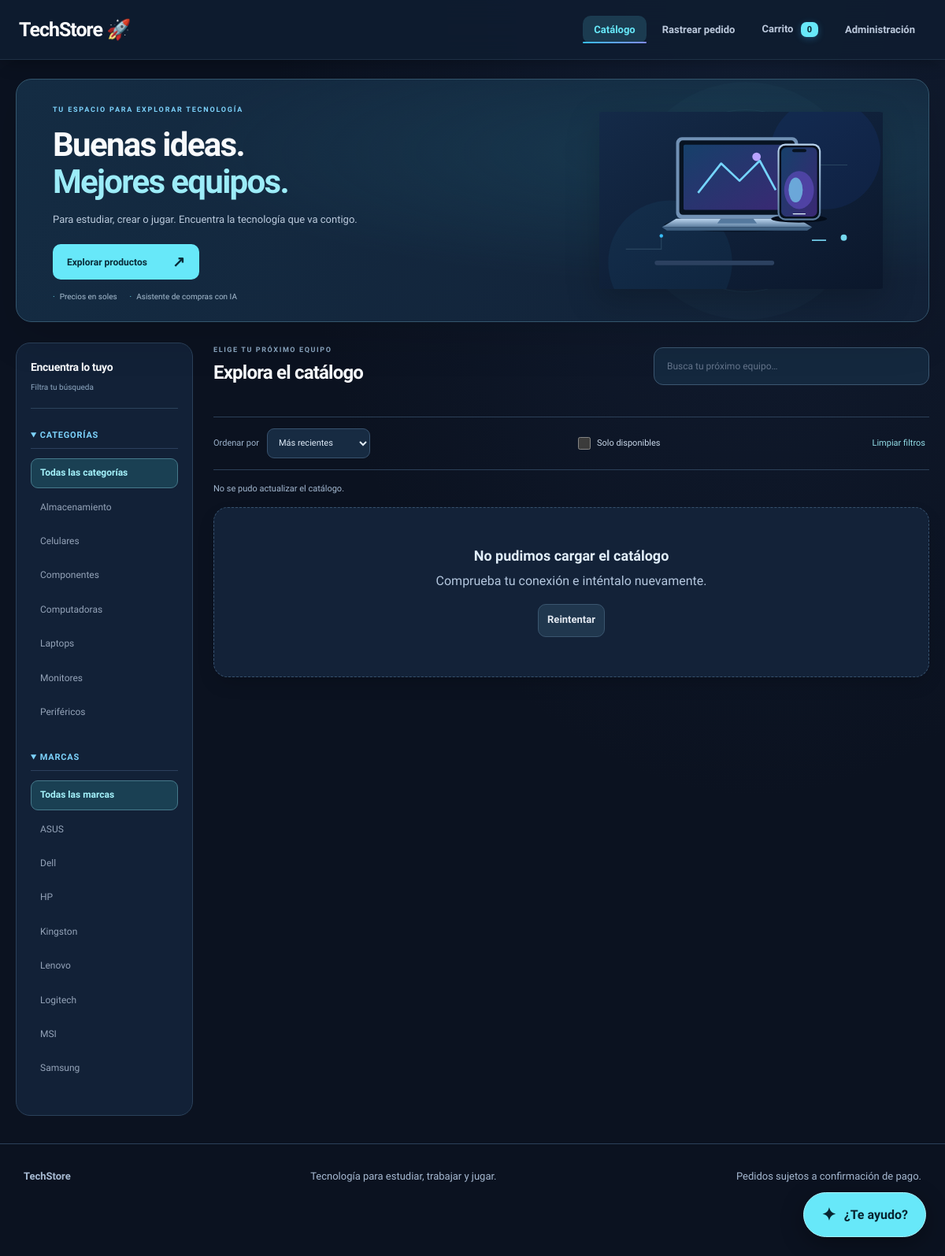
Page /tienda.php on the committed database.
### tables this page shows
CREATE TABLE categorias (
    id_categoria INT AUTO_INCREMENT PRIMARY KEY,
    nombre VARCHAR(100) UNIQUE NOT NULL,
    descripcion TEXT NULL,
    estado TINYINT NOT NULL DEFAULT 1,
    fecha_registro TIMESTAMP DEFAULT CURRENT_TIMESTAMP
);

CREATE TABLE marcas (
    id_marca INT AUTO_INCREMENT PRIMARY KEY,
    nombre VARCHAR(100) UNIQUE NOT NULL,
    descripcion TEXT NULL,
    estado TINYINT NOT NULL DEFAULT 1,
    fecha_registro TIMESTAMP DEFAULT CURRENT_TIMESTAMP
);

### config/app.php (called while the page is built, shortened)
<?php
function e($valor): string { return htmlspecialchars((string)($valor ?? ''), ENT_QUOTES, 'UTF-8'); }
function ruta(string $archivo): string {
    $script = str_replace('\\','/',$_SERVER['SCRIPT_NAME'] ?? '/tienda_tecnologica/index.php');
    $base = str_contains($script,'/admin/') ? explode('/admin/',$script)[0] : dirname($script);
    return rtrim($base,'/.') . '/' . ltrim($archivo,'/');
}

### tienda.php (the view, shortened to what this page needs)
<?php
require_once 'config/conexion.php';
try {
    $categorias =$conexion->query("SELECT * FROM categorias WHERE estado = 1 ORDER BY nombre ASC")->fetchAll();
    $marcas =$conexion->query("SELECT * FROM marcas WHERE estado = 1 ORDER BY nombre ASC")->fetchAll();
} catch (Exception $e) {
    $categorias = [];$marcas = [];
}
?>
<!DOCTYPE html>
<html lang="es">
<head>
    <link rel="stylesheet" href="css/tienda.css">
<link rel="stylesheet" href="css/mejoras.css">
<link rel="stylesheet" href="css/experiencia.css?v=20261014"><script src="js/experiencia.js?v=20261014" defer></script>
<link rel="stylesheet" href="css/catalogo-nuevo.css?v=1"><script src="js/catalogo.js?v=1" defer></script>
</head>
<body class="catalog-page">
    <?php render_store_header('tienda.php'); ?>
    <section class="catalog-intro">
        <div><span class="eyebrow">TU ESPACIO PARA EXPLORAR TECNOLOGÍA</span><h1>Buenas ideas.<br><span>Mejores equipos.</span></h1><p>Para estudiar, crear o jugar. Encuentra la tecnología que va contigo.</p><a class="catalog-hero-link" href="#catalogo">Explorar productos <span aria-hidden="true">↗</span></a><div class="catalog-hero-tags"><span>Precios en soles</span><span>Asistente de compras con IA</span></div></div>
        <img class="intro-illustration" src="uploads/ilustraciones/hero.svg" alt="Laptop y smartphone de TechStore">
    </section>
    <div class="store-container">
        <aside class="store-sidebar">
            <div class="filters-heading"><h2>Encuentra lo tuyo</h2><span>Filtra tu búsqueda</span></div>
            <details class="filter-group filter-disclosure" open>
                <summary>Categorías</summary>
                <ul class="filter-list" id="lista-categorias">
                    <li><a href="#" data-cat="0" class="filtro-cat active">Todas las categorías</a></li>
                    <?php foreach ($categorias as$cat): ?>
                        <li>
                            <a href="#" data-cat="<?php echo $cat['id_categoria']; ?>" class="filtro-cat">
                                <?php echo htmlspecialchars($cat['nombre']); ?>
                            </a>
                        </li>
                    <?php endforeach; ?>
                </ul>
            </details>
            <details class="filter-group filter-disclosure" open>
                <summary>Marcas</summary>
                <ul class="filter-list" id="lista-marcas">
                    <li><a href="#" data-marca="0" class="filtro-marca active">Todas las marcas</a></li>
                    <?php foreach ($marcas as$marca): ?>
                        <li>
                            <a href="#" data-marca="<?php echo $marca['id_marca']; ?>" class="filtro-marca">
                                <?php echo htmlspecialchars($marca['nombre']); ?>
                            </a>
                        </li>
                    <?php endforeach; ?>
                </ul>
            </details>
        </aside>
        <main class="store-catalog" id="catalogo">
            <div class="catalog-header">
                <div><span class="catalog-kicker">ELIGE TU PRÓXIMO EQUIPO</span><h2>Explora el catálogo</h2></div>
                <div class="search-box">
                    <label class="sr-only" for="input-busqueda">Buscar productos</label><input type="search" id="input-busqueda" placeholder="Busca tu próximo equipo…">
                </div>
            </div>
            <div class="catalog-controls"><div class="catalog-order"><label for="orden-catalogo">Ordenar por</label><select id="orden-catalogo"><option value="recientes">Más recientes</option><option value="precio_asc">Menor precio</option><option value="precio_desc">Mayor precio</option><option value="nombre">Nombre A–Z</option></select></div><label class="catalog-availability"><input type="checkbox" id="solo-disponibles"> Solo disponibles</label><button type="button" id="limpiar-filtros">Limpiar filtros</button></div>
            <p class="catalog-result-count" id="resumen-catalogo" role="status">Preparando tu catálogo…</p>
            <div class="products-grid" id="contenedor-productos" aria-live="polite" aria-busy="true">
            </div>
        </main>
    </div>
<footer class="store-footer"><strong>TechStore</strong><span>Tecnología para estudiar, trabajar y jugar.</span><span>Pedidos sujetos a confirmación de pago.</span></footer>
</body>
</html>

### includes/interfaz.php (shortened to what this page needs)
<?php
require_once __DIR__.'/chat_cliente.php';
function render_store_header(string $activo = ''): void {
    $cantidad = array_sum(array_column($_SESSION['carrito'] ?? [], 'cantidad'));
    echo '<header class="store-header"><a class="store-logo" href="'.e(ruta('tienda.php')).'">TechStore <span aria-hidden="true">🚀</span></a><nav class="store-nav" aria-label="Navegación principal">';
    foreach(['tienda.php'=>'Catálogo','rastrear.php'=>'Rastrear pedido','carrito.php'=>'Carrito'] as $archivo=>$nombre) {
        echo '<a href="'.e(ruta($archivo)).'"'.($archivo===$activo?' class="active" aria-current="page"':'').'>'.$nombre;
        if($archivo==='carrito.php') echo ' <span class="cart-badge">'.$cantidad.'</span>';
        echo '</a>';
    }
    echo '<a href="'.e(ruta('index.php')).'">Administración</a></nav></header>';
    render_chat_cliente();
}

### includes/chat_cliente.php (shortened to what this page needs)
<?php
require_once __DIR__.'/../config/app.php';
function render_chat_cliente(): void {
    echo '<link rel="stylesheet" href="'.e(ruta('css/chat-cliente.css?v=1')).'"><script src="'.e(ruta('js/chat-cliente.js?v=1')).'" defer></script>';
    echo '<button class="customer-chat-launch" id="abrir-chat-cliente" type="button" aria-expanded="false" aria-controls="chat-cliente"><span aria-hidden="true">✦</span> ¿Te ayudo?</button><section class="customer-chat" id="chat-cliente" role="dialog" aria-modal="false" aria-labelledby="titulo-chat-cliente" hidden><header><div><span class="customer-chat-eyebrow">TECHSTORE · ASISTENTE DE COMPRAS</span><h2 id="titulo-chat-cliente">Encuentra tu próximo equipo</h2></div><button id="cerrar-chat-cliente" type="button" aria-label="Cerrar chat">×</button></header><div class="customer-chat-log" id="mensajes-cliente" role="log" aria-live="polite" aria-relevant="additions"><article class="customer-answer">¡Hola! Cuéntame qué buscas y cuánto quieres invertir. Te ayudo a explorar productos de nuestra tienda.</article></div><div class="customer-chat-quick"><button type="button" data-consulta="Busco una laptop">Laptops</button><button type="button" data-consulta="Busco celulares Samsung">Celulares</button><button type="button" data-consulta="¿Cómo comprar?">Cómo comprar</button></div><form id="form-chat-cliente" action="'.e(ruta('chat_cliente.php')).'" method="POST">'.csrf_campo().'<label for="pregunta-cliente">Tu consulta</label><div class="customer-composer"><textarea id="pregunta-cliente" name="pregunta" maxlength="500" rows="2" placeholder="Una laptop hasta S/ 3000…" required></textarea><button type="submit" aria-label="Enviar consulta">↗</button></div><p id="estado-chat-cliente" role="status"></p><small>La IA puede equivocarse. Confirma los detalles en la ficha. No compartas datos personales. Las consultas a la IA se envían a Google.</small></form></section>';
}

### css/tienda.css (style rules this page uses)
* { margin: 0; padding: 0; box-sizing: border-box; font-family: 'Plus Jakarta Sans', sans-serif; }
body { background-color: #0F172A; color: #F8FAFC; min-height: 100vh; }
.store-header { background-color: #1E293B; color: #ffffff; padding: 16px 35px; display: flex; justify-content: space-between; align-items: center; box-shadow: 0 4px 20px -2px rgba(0, 0, 0, 0.3); border-bottom: 1px solid rgba(255, 255, 255, 0.05); position: sticky; top: 0; z-index: 100; }
.store-logo { font-size: 22px; font-weight: 700; color: #fff; text-decoration: none; letter-spacing: -0.5px; }
.store-nav { display: flex; gap: 24px; align-items: center; }
.store-nav a { color: #94A3B8; text-decoration: none; font-size: 14px; font-weight: 600; transition: color 0.3s ease; position: relative; padding: 6px 0; }
.store-nav a.active { color: #38BDF8; }
.store-nav a.active::after { content: ''; position: absolute; bottom: 0; left: 0; width: 100%; height: 2px; background: linear-gradient(90deg, #38BDF8, #818CF8); border-radius: 2px; }
.cart-badge { background: linear-gradient(135deg, #38BDF8, #6366F1); color: white; padding: 3px 8px; border-radius: 12px; font-size: 11px; font-weight: 700; margin-left: 6px; box-shadow: 0 2px 8px rgba(56, 189, 248, 0.3); }
.store-container { max-width: 1200px; margin: 35px auto; padding: 0 20px; display: flex; gap: 25px; }
.store-sidebar { width: 260px; background: #1E293B; padding: 22px; border-radius: 12px; box-shadow: 0 10px 25px -5px rgba(0, 0, 0, 0.2); border: 1px solid rgba(255, 255, 255, 0.04); height: fit-content; }
.filter-group { margin-bottom: 22px; }
.filter-list { list-style: none; }
.filter-list li { margin-bottom: 6px; }
.filter-list a { text-decoration: none; color: #94A3B8; font-size: 13.5px; transition: all 0.3s ease; display: block; padding: 6px 10px; border-radius: 6px; }
.filter-list a.active { color: #38BDF8; font-weight: 600; background: rgba(56, 189, 248, 0.08); border-left: 3px solid #38BDF8; padding-left: 12px; }
.store-catalog { flex: 1; }
.catalog-header { display: flex; justify-content: space-between; align-items: center; margin-bottom: 25px; background: #1E293B; padding: 16px 22px; border-radius: 12px; box-shadow: 0 10px 25px -5px rgba(0, 0, 0, 0.2); border: 1px solid rgba(255, 255, 255, 0.04); }
.search-box { display: flex; gap: 10px; }
.search-box input { padding: 10px 14px; background: #0F172A; border: 1px solid rgba(255, 255, 255, 0.08); border-radius: 8px; font-size: 14px; color: #F8FAFC; width: 260px; transition: all 0.3s ease; }
.search-box input::placeholder { color: #64748B; }
.products-grid { display: grid; grid-template-columns: repeat(auto-fill, minmax(240px, 1fr)); gap: 22px; }

### css/chat-cliente.css (style rules this page uses)
.customer-chat-launch { position:fixed;right:24px;bottom:24px;z-index:80;display:flex;gap:10px;align-items:center;border:1px solid #a5f3fc;background:#67e8f9;color:#082430;border-radius:40px;padding:15px 22px;font-weight:750;box-shadow:0 8px 30px #0005;cursor:pointer }
.customer-chat-launch span { font-size:22px }

### rows in the picture
categorias: nombre "Almacenamiento"
categorias: nombre "Celulares"
categorias: nombre "Componentes"
categorias: nombre "Computadoras"
categorias: nombre "Laptops"
categorias: nombre "Monitores"
categorias: nombre "Periféricos"
marcas: nombre "ASUS"
marcas: nombre "Dell"
marcas: nombre "HP"
marcas: nombre "Kingston"
marcas: nombre "Lenovo"
marcas: nombre "Logitech"
marcas: nombre "MSI"
marcas: nombre "Samsung"

### other values in the picture
$nombre "Catálogo"
$nombre "Rastrear pedido"
$nombre "Carrito"
